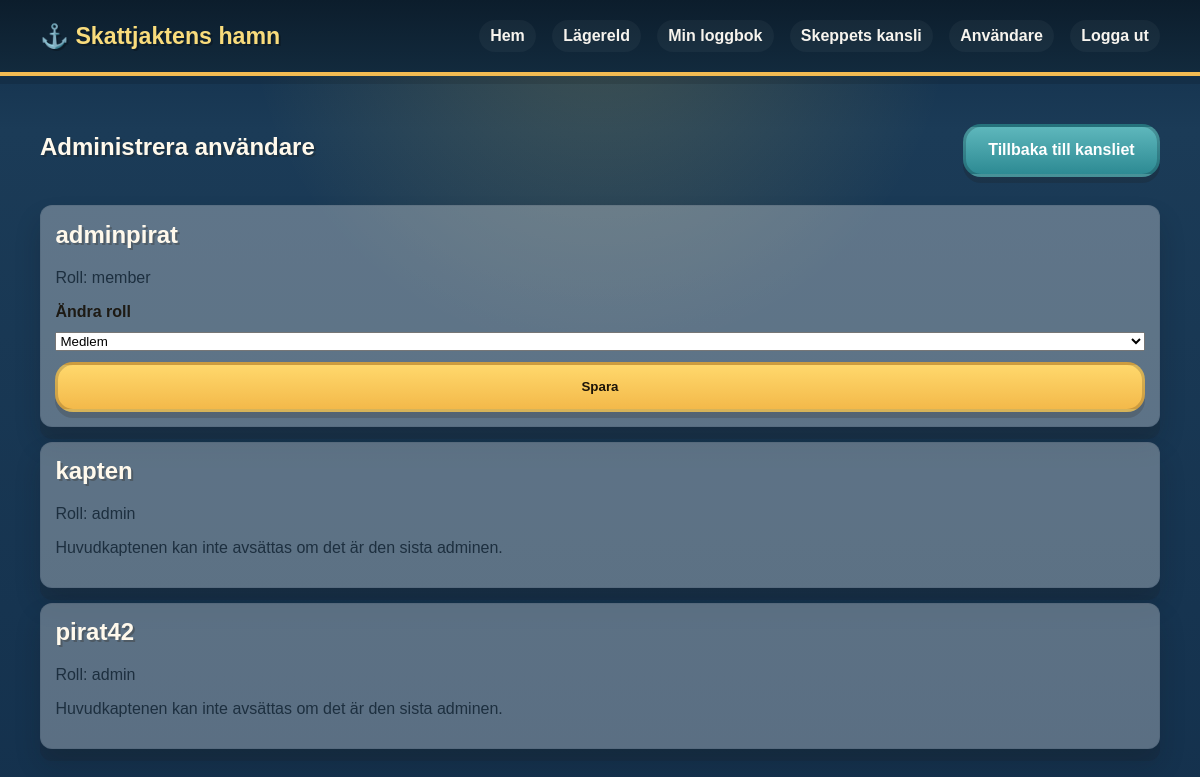
The app's page /admin/users (signed in) with its own data.
### tables this page shows
CREATE TABLE users (
            id INTEGER PRIMARY KEY AUTOINCREMENT,
            username TEXT NOT NULL UNIQUE,
            password_hash TEXT NOT NULL,
            role TEXT NOT NULL DEFAULT 'member',
            created_at TEXT NOT NULL DEFAULT CURRENT_TIMESTAMP
        );

### treasure.py (the view)
@app.route("/admin/users", methods=["GET"])
def admin_users():
    user = current_user()
    if user is None or user["role"] != "admin":
        flash("Endast huvudkaptenen kan administrera användare.")
        return redirect(url_for("index"))
    db = get_db()
    users = db.execute(
        "SELECT * FROM users ORDER BY username ASC"
    ).fetchall()
    return render_template("users.html", user=user, users=users)

### treasure.py (called while the page is built, shortened)
def get_db_path():
    if app.config.get("TESTING"):
        return os.path.join(os.path.dirname(__file__), "test_treasure.db")
    return app.config["DATABASE"]

def get_db():
    if "db" not in g:
        conn = sqlite3.connect(get_db_path())
        conn.row_factory = sqlite3.Row
        g.db = conn
    return g.db

def user_is_logged_in():
    return "user_id" in session

def current_user():
    if not user_is_logged_in():
        return None
    db = get_db()
    return db.execute(
        "SELECT * FROM users WHERE id = ?",
        (session["user_id"],),
    ).fetchone()

def ensure_admin_exists():
    db = get_db()
    admin_count = db.execute(
        "SELECT COUNT(*) AS count FROM users WHERE role = 'admin'"
    ).fetchone()["count"]
    if admin_count > 0:
        return

@app.before_request
def ensure_db():
    init_db()
    ensure_admin_exists()

### templates/users.html (shortened to what this page needs)
{% extends 'base.html' %}
{% block content %}
<section class="container section">
  <div class="section-heading">
    <h1>Administrera användare</h1>
    <a class="button secondary" href="{{ url_for('admin_panel') }}">Tillbaka till kansliet</a>
  </div>
  {% for member in users %}
    <div class="panel mini-card">
      <h2>{{ member.username }}</h2>
      <p>Roll: {{ member.role }}</p>
      {% if member.role != 'admin' %}
        <form method="post" action="{{ url_for('update_user_role', user_id=member.id) }}">
          <label for="role-{{ member.id }}">Ändra roll</label>
          <select id="role-{{ member.id }}" name="role">
            <option value="member" {% if member.role == 'member' %}selected{% endif %}>Medlem</option>
          </select>
          <button type="submit" class="button primary">Spara</button>
        </form>
      {% else %}
        <p>Huvudkaptenen kan inte avsättas om det är den sista adminen.</p>
      {% endif %}
    </div>
  {% endfor %}
</section>
{% endblock %}

### static/css/style.css (style rules this page uses)
:root { --bg: #0d2238; --bg-alt: #1e3a57; --panel: #fff3c9; --panel-strong: #f7d97d; --text: #1d2f3f; --muted: #536777; --gold: #ffd45a; --reef: #2ca5a1; --sand: #f6c76b; --ship: #a24935; --grass: #4f9d5a; --shadow: rgba(16, 22, 26, 0.2); --ink: #1d1a14; }
* { box-sizing: border-box; }
body { margin: 0; font-family: "Trebuchet MS", "Comic Sans MS", "Arial Rounded MT Bold", sans-serif; background: radial-gradient(circle at top, rgba(255, 214, 90, 0.18), transparent 35%), linear-gradient(180deg, #102d48 0%, #1b3b57 16%, #14314d 100%); color: var(--text); }
a { color: var(--ship); text-decoration: none; }
.container { width: min(1120px, calc(100% - 2rem)); margin: 0 auto; }
.button { display: inline-flex; align-items: center; justify-content: center; border: 3px solid rgba(32, 18, 8, 0.18); border-radius: 18px; padding: 0.9rem 1.4rem; font-weight: 900; cursor: pointer; box-shadow: 0 6px 0 rgba(29, 18, 4, 0.15); transition: transform 0.15s ease; }
.button.primary { background: linear-gradient(180deg, #ffd86c 0%, #f3b94a 100%); color: #1d1408; }
.button.secondary, .button.ghost { background: linear-gradient(180deg, #5eb7bc 0%, #2d8a93 100%); color: white; border-color: rgba(11, 39, 48, 0.25); }
.section { padding: 3rem 0; }
.section-heading { display: flex; align-items: baseline; justify-content: space-between; gap: 1rem; margin-bottom: 1.5rem; }
.section-heading h2, .section-heading h1, .auth-card h1, .panel h2, .article-card h1 { margin-top: 0; color: #fff9ec; text-shadow: 2px 2px 0 rgba(35, 24, 9, 0.25); }
.card, .panel, .article-card, .auth-card, .comment-panel, .campfire-panel, .side-panel { background: linear-gradient(180deg, #fff5d2 0%, #f5e6b0 100%); border: 4px solid #dbb85d; border-radius: 24px; box-shadow: 0 12px 0 rgba(32, 21, 12, 0.1), 0 16px 26px var(--shadow); overflow: hidden; }
form { display: flex; flex-direction: column; gap: 0.7rem; }
label { font-weight: 800; color: var(--ink); }
.panel, .comment-panel, .campfire-panel, .side-panel { padding: 1.25rem; }
.mini-card { background: rgba(255,255,255,0.3); border: 1px solid rgba(16, 34, 51, 0.08); border-radius: 12px; padding: 0.9rem; margin-bottom: 0.9rem; }

### records on screen
users: username "adminpirat", role "member", role "Medlem"
users: username "kapten", role "admin", shows "Huvudkaptenen kan inte avsättas om det är den sista adminen."
users: username "pirat42", role "admin", shows "Huvudkaptenen kan inte avsättas om det är den sista adminen."
